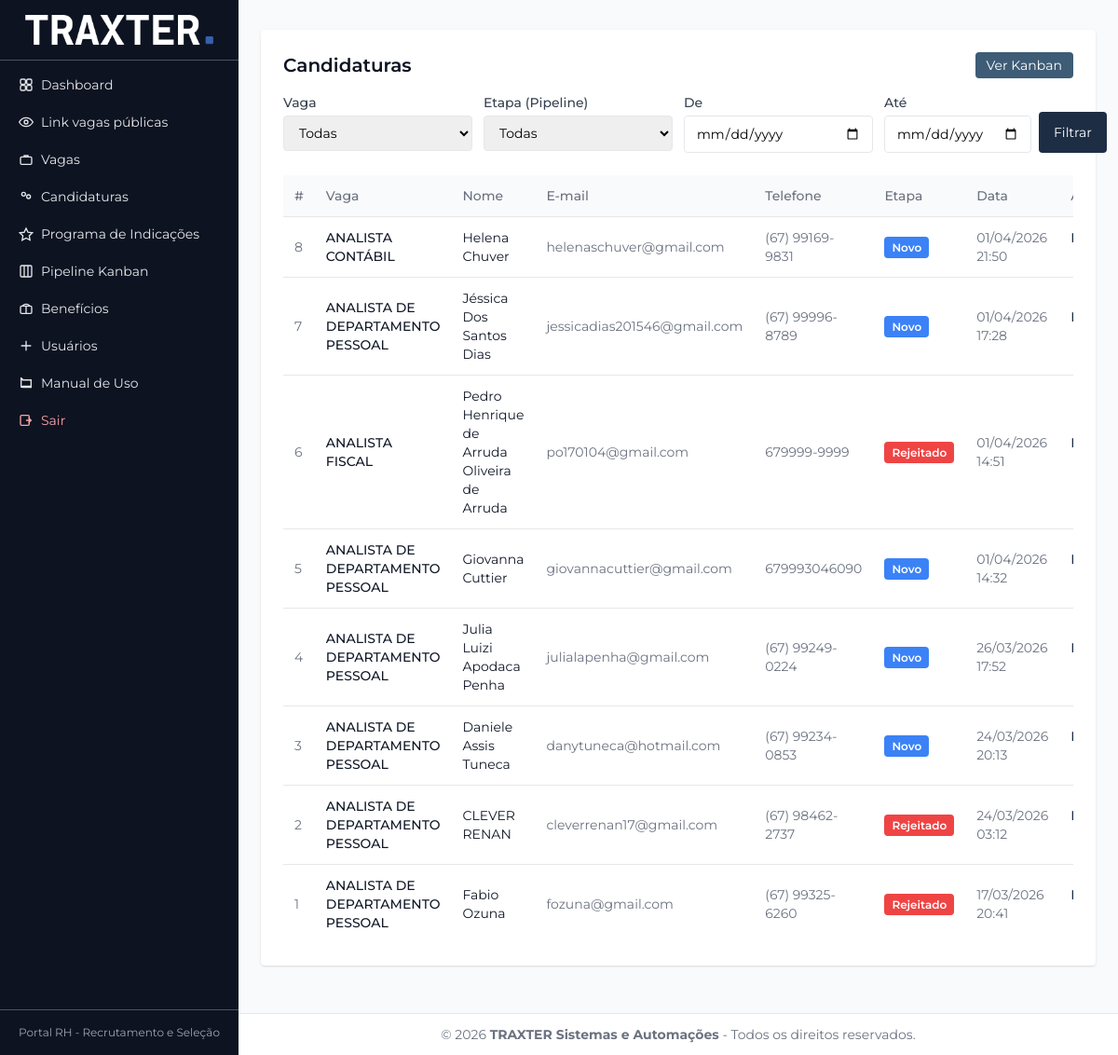
Screenshot of /admin/candidaturas (signed in) with the database file from the repository.
### tables this page shows
CREATE TABLE `candidaturas` (
  `id` int(11) NOT NULL,
  `vaga_id` int(11) NOT NULL,
  `nome` varchar(120) NOT NULL,
  `email` varchar(120) NOT NULL,
  `telefone` varchar(40) NOT NULL,
  `cpf` varchar(11) NOT NULL,
  `cargo_pretendido` varchar(120) NOT NULL,
  `experiencia` text NOT NULL,
  `pdf_path` varchar(255) NOT NULL,
  `status` varchar(30) NOT NULL DEFAULT 'novo',
  `created_at` timestamp NULL DEFAULT CURRENT_TIMESTAMP,
  `stage_id` int(11) DEFAULT NULL,
  `observacoes` text,
  `indicacao_colaborador` tinyint(1) NOT NULL DEFAULT '0',
  `indicacao_colaborador_nome` varchar(120) DEFAULT NULL,
  `indicacao_data_contratacao` datetime DEFAULT NULL,
  `indicacao_data_fim_experiencia` date DEFAULT NULL,
  `indicacao_pagamento_realizado` tinyint(1) NOT NULL DEFAULT '0',
  `indicacao_data_pagamento` date DEFAULT NULL,
  `indicacao_pagamento_registrado_em` datetime DEFAULT NULL,
  `indicacao_valor_comissao` decimal(10,2) DEFAULT NULL,
  `indicacao_metodo_pagamento` varchar(50) DEFAULT NULL,
  `indicacao_pagamento_status` varchar(20) NOT NULL DEFAULT 'pendente'
);

CREATE TABLE `vagas` (
  `id` int(11) NOT NULL,
  `titulo` varchar(150) NOT NULL,
  `descricao` text NOT NULL,
  `requisitos` text NOT NULL,
  `area` varchar(100) DEFAULT NULL,
  `local` varchar(100) DEFAULT NULL,
  `ativo` tinyint(1) NOT NULL DEFAULT '1',
  `created_at` timestamp NULL DEFAULT CURRENT_TIMESTAMP
);

CREATE TABLE `pipeline_stages` (
  `id` int(11) NOT NULL,
  `nome` varchar(50) NOT NULL,
  `ordem` int(11) NOT NULL DEFAULT '0',
  `cor` varchar(7) DEFAULT '#cccccc',
  `created_at` timestamp NULL DEFAULT CURRENT_TIMESTAMP
);

### app/controllers/AdminCandidaturasController.php (called while the page is built, shortened)
<?php
class AdminCandidaturasController extends Controller
{
    public function index(): void
    {
        $filters = [
            'vaga_id' => isset($_GET['vaga_id']) ? (int)$_GET['vaga_id'] : null,
            'stage_id' => isset($_GET['stage_id']) ? (int)$_GET['stage_id'] : null,
            'data_de' => Security::sanitizeString($_GET['data_de'] ?? ''),
            'data_ate' => Security::sanitizeString($_GET['data_ate'] ?? ''),
        ];
        $candidaturas = Candidatura::all(array_filter($filters, fn($v) => $v !== null && $v !== ''));
        $vagas = Vaga::all();
        $stages = PipelineStage::all();
        $this->view->render('admin/candidaturas/index', [
            'candidaturas' => $candidaturas,
            'vagas' => $vagas,
            'stages' => $stages,
            'filters' => $filters,
            'csrf' => Security::csrfToken(),
        ], 'layouts/admin');
    }
}

### index.php (called while the page is built, shortened)
<?php
try {
    $cfg = Config::get();
    $baseUrl = (string)($cfg['app']['base_url'] ?? '');
    $basePath = (string)parse_url($baseUrl, PHP_URL_PATH);
    $basePath = rtrim($basePath, '/');
    $router = new Router($basePath);
    $router->get('/vagas', [HomeController::class, 'index']);
    $router->get('/vaga/{id}', [HomeController::class, 'vaga']);
    $router->post('/candidatar/{id}', [HomeController::class, 'candidatar']);
    $router->post('/api/check-cpf', [ApiController::class, 'checkCpf']);
    $router->post('/api/pipeline/move', [AdminPipelineController::class, 'move']);
    $router->post('/api/admin/usuarios/{id}/password', [AdminUsuariosController::class, 'adminChangePasswordApi']);
    $router->get('/login', [AuthController::class, 'login']);
    $router->post('/login', [AuthController::class, 'doLogin']);
    $router->get('/logout', [AuthController::class, 'logout']);
    $router->get('/forgot-password', [PasswordRecoveryController::class, 'requestForm']);
    $router->post('/forgot-password', [PasswordRecoveryController::class, 'sendToken']);
    $router->get('/reset-password/{token}', [PasswordRecoveryController::class, 'resetForm']);
    $router->post('/reset-password/{token}', [PasswordRecoveryController::class, 'performReset']);
    $router->get('/admin/login', [AuthController::class, 'login']);
    $router->post('/admin/login', [AuthController::class, 'doLogin']);
    $router->get('/admin/logout', [AuthController::class, 'logout']);
    $router->get('/admin/forgot-password', [PasswordRecoveryController::class, 'requestForm']);
    $router->post('/admin/forgot-password', [PasswordRecoveryController::class, 'sendToken']);
    $router->get('/admin/reset-password/{token}', [PasswordRecoveryController::class, 'resetForm']);
    $router->post('/admin/reset-password/{token}', [PasswordRecoveryController::class, 'performReset']);
    $router->get('/admin', [AdminController::class, 'index']);
    $router->get('/admin/manual', [AdminManualController::class, 'index']);
    $router->get('/admin/pipeline', [AdminPipelineController::class, 'index']);
    $router->get('/admin/vagas', [AdminVagasController::class, 'index']);
    $router->get('/admin/vagas/novo', [AdminVagasController::class, 'create']);
    $router->post('/admin/vagas/novo', [AdminVagasController::class, 'store']);
    $router->get('/admin/vagas/editar/{id}', [AdminVagasController::class, 'edit']);
    $router->post('/admin/vagas/editar/{id}', [AdminVagasController::class, 'update']);
    $router->post('/admin/vagas/excluir/{id}', [AdminVagasController::class, 'delete']);
    $router->get('/admin/candidaturas', [AdminCandidaturasController::class, 'index']);
    $router->get('/admin/candidaturas/{id}', [AdminCandidaturasController::class, 'show']);
    $router->get('/admin/candidaturas/{id}/download', [AdminCandidaturasController::class, 'download']);
    $router->post('/admin/candidaturas/{id}/atualizar', [AdminCandidaturasController::class, 'update']);
    $router->post('/admin/candidaturas/{id}/indicacao', [AdminCandidaturasController::class, 'updateIndicacao']);
    $router->get('/admin/indicacoes', [AdminIndicacoesController::class, 'index']);
    $router->get('/admin/indicacoes/export', [AdminIndicacoesController::class, 'export']);
    $router->post('/admin/indicacoes/{id}/pagar', [AdminIndicacoesController::class, 'markPago']);
    $router->post('/admin/indicacoes/{id}/pagar/editar-data', [AdminIndicacoesController::class, 'updatePaymentDate']);
    $router->get('/api/indicacoes/{id}/status', [AdminIndicacoesController::class, 'statusApi']);
    $router->get('/api/financeiro/contas-receber/indicacoes', [AdminIndicacoesController::class, 'contasReceberApi']);
    $router->get('/api/financeiro/conciliacao/indicacoes', [AdminIndicacoesController::class, 'conciliacaoApi']);
    $router->get('/api/financeiro/relatorios/indicacoes', [AdminIndicacoesController::class, 'relatoriosFinanceirosApi']);
    $router->get('/admin/beneficios', [AdminBeneficiosController::class, 'index']);
    $router->get('/admin/beneficios/novo', [AdminBeneficiosController::class, 'create']);
    $router->post('/admin/beneficios/novo', [AdminBeneficiosController::class, 'store']);
    $router->get('/admin/beneficios/editar/{id}', [AdminBeneficiosController::class, 'edit']);
    $router->post('/admin/beneficios/editar/{id}', [AdminBeneficiosController::class, 'update']);
    $router->post('/admin/beneficios/excluir/{id}', [AdminBeneficiosController::class, 'delete']);
    $router->get('/admin/usuarios', [AdminUsuariosController::class, 'index']);
    $router->get('/admin/usuarios/novo', [AdminUsuariosController::class, 'create']);
    $router->get('/admin/usuarios/{id}', [AdminUsuariosController::class, 'show']);
    $router->post('/admin/usuarios/novo', [AdminUsuariosController::class, 'store']);
    $router->post('/admin/usuarios/supervisor/garantir', [AdminSupervisorController::class, 'ensure']);
    $router->post('/admin/usuarios/{id}/role', [AdminUsuariosController::class, 'updateRole']);
    $router->post('/admin/usuarios/{id}/status', [AdminUsuariosController::class, 'updateStatus']);
    $router->post('/admin/usuarios/{id}/excluir', [AdminUsuariosController::class, 'delete']);
    $router->dispatch();
} catch (\Throwable $e) {
    error_log($e->getMessage());
    http_response_code(500);
    echo "Erro interno do sistema.";
}

### app/core/Security.php (called while the page is built, shortened)
<?php
class Security
{
    public static function e(string $value): string
    {
        return htmlspecialchars($value, ENT_QUOTES | ENT_SUBSTITUTE, 'UTF-8');
    }
}

### app/models/Candidatura.php (called while the page is built, shortened)
<?php
class Candidatura
{
    public static function all(array $filters = []): array
    {
        self::ensureIndicacaoColumns();
        $sql = 'SELECT c.*, v.titulo AS vaga_titulo, s.nome as stage_nome, s.cor as stage_cor
                FROM candidaturas c
                LEFT JOIN vagas v ON v.id = c.vaga_id
                LEFT JOIN pipeline_stages s ON s.id = c.stage_id
                WHERE 1=1';
        $params = [];
        $sql .= ' ORDER BY c.created_at DESC';
        $stmt = Database::conn()->prepare($sql);
        $stmt->execute($params);
        return $stmt->fetchAll(PDO::FETCH_ASSOC);
    }
    private static function ensureIndicacaoColumns(): void
    {
        try {
            $db = Database::conn();
            $columns = [
                'indicacao_colaborador' => 'ALTER TABLE candidaturas ADD COLUMN indicacao_colaborador TINYINT(1) NOT NULL DEFAULT 0',
                'indicacao_colaborador_nome' => 'ALTER TABLE candidaturas ADD COLUMN indicacao_colaborador_nome VARCHAR(120) NULL',
                'indicacao_data_contratacao' => 'ALTER TABLE candidaturas ADD COLUMN indicacao_data_contratacao DATETIME NULL',
                'indicacao_data_fim_experiencia' => 'ALTER TABLE candidaturas ADD COLUMN indicacao_data_fim_experiencia DATE NULL',
                'indicacao_pagamento_realizado' => 'ALTER TABLE candidaturas ADD COLUMN indicacao_pagamento_realizado TINYINT(1) NOT NULL DEFAULT 0',
                'indicacao_data_pagamento' => 'ALTER TABLE candidaturas ADD COLUMN indicacao_data_pagamento DATE NULL',
                'indicacao_pagamento_registrado_em' => 'ALTER TABLE candidaturas ADD COLUMN indicacao_pagamento_registrado_em DATETIME NULL',
                'indicacao_valor_comissao' => 'ALTER TABLE candidaturas ADD COLUMN indicacao_valor_comissao DECIMAL(10,2) NULL',
                'indicacao_metodo_pagamento' => 'ALTER TABLE candidaturas ADD COLUMN indicacao_metodo_pagamento VARCHAR(50) NULL',
                'indicacao_pagamento_status' => 'ALTER TABLE candidaturas ADD COLUMN indicacao_pagamento_status VARCHAR(20) NOT NULL DEFAULT \'pendente\''
            ];
            foreach ($columns as $column => $ddl) {
                $check = $db->prepare('SELECT COUNT(*) AS cnt FROM INFORMATION_SCHEMA.COLUMNS WHERE TABLE_SCHEMA = DATABASE() AND TABLE_NAME = ? AND COLUMN_NAME = ?');
                $check->execute(['candidaturas', $column]);
                $exists = (int)($check->fetch(PDO::FETCH_ASSOC)['cnt'] ?? 0) > 0;
            }
        } catch (\Throwable $e) {
        }
    }
}

### app/core/Database.php (called while the page is built)
<?php
class Database
{
    private static ?PDO $pdo = null;
    public static function conn(): \PDO
    {
        if (self::$pdo === null) {
            $config = Config::app()['database'];
            try {
                self::$pdo = new \PDO($config['dsn'], $config['user'], $config['pass'], $config['options']);
            } catch (\PDOException $e) {
                if (Config::app()['env'] === 'dev') {
                    error_log('Database connection failed: ' . $e->getMessage());
                    throw new \RuntimeException('MySQL não está rodando. Inicie o MySQL no XAMPP Control Panel.');
                }
                throw new \RuntimeException('Erro ao conectar ao banco de dados: ' . $e->getMessage());
            }
        }
        return self::$pdo;
    }
}

### app/core/Phone.php (called while the page is built, shortened)
<?php
class Phone
{
    public static function digits(?string $input): string
    {
        $raw = trim((string)$input);
        $digits = preg_replace('/\D+/', '', $raw) ?? '';
        return $digits;
    }
    public static function normalize(?string $input): ?string
    {
        $digits = self::digits($input);
        if (!preg_match('/^\d{11}$/', $digits)) {
            return null;
        }
        return $digits;
    }
    public static function format(?string $input): string
    {
        $digits = self::normalize($input);
        if ($digits === null) {
            return trim((string)$input);
        }
        $ddd = substr($digits, 0, 2);
        $p1 = substr($digits, 2, 5);
        $p2 = substr($digits, 7, 4);
        return '(' . $ddd . ') ' . $p1 . '-' . $p2;
    }
}

### app/views/admin/candidaturas/index.php (the view, shortened to what this page needs)
<div class="bg-white shadow rounded p-6">
  <div class="flex justify-between items-center">
      <h2 class="text-xl font-semibold text-ctpblue">Candidaturas</h2>
      <a href="<?= $base ?>/admin/pipeline" class="text-sm bg-ctlight text-white px-3 py-1 rounded hover:bg-ctgreen">Ver Kanban</a>
  </div>
  <form class="mt-4 grid md:grid-cols-4 gap-3" method="get">
    <div>
      <label class="block text-sm font-medium text-gray-700">Vaga</label>
      <select name="vaga_id" class="mt-1 w-full border rounded px-3 py-2 text-sm">
        <option value="">Todas</option>
      </select>
    </div>
    <div>
      <label class="block text-sm font-medium text-gray-700">Etapa (Pipeline)</label>
      <select name="stage_id" class="mt-1 w-full border rounded px-3 py-2 text-sm">
        <option value="">Todas</option>
      </select>
    </div>
    <div>
      <label class="block text-sm font-medium text-gray-700">De</label>
      <input type="date" name="data_de" value="<?= Security::e($filters['data_de'] ?? '') ?>" class="mt-1 w-full border rounded px-3 py-2 text-sm" />
    </div>
    <div>
      <label class="block text-sm font-medium text-gray-700">Até</label>
      <div class="flex space-x-2">
          <input type="date" name="data_ate" value="<?= Security::e($filters['data_ate'] ?? '') ?>" class="mt-1 w-full border rounded px-3 py-2 text-sm flex-1" />
          <button class="bg-ctgreen text-white px-4 py-2 rounded hover:bg-ctdark text-sm">Filtrar</button>
      </div>
    </div>
  </form>
  <div class="mt-6 overflow-x-auto">
    <table class="min-w-full text-sm">
      <thead class="bg-gray-50">
        <tr class="border-b">
          <th class="text-left p-3 font-medium text-gray-500">#</th>
          <th class="text-left p-3 font-medium text-gray-500">Vaga</th>
          <th class="text-left p-3 font-medium text-gray-500">Nome</th>
          <th class="text-left p-3 font-medium text-gray-500">E-mail</th>
          <th class="text-left p-3 font-medium text-gray-500">Telefone</th>
          <th class="text-left p-3 font-medium text-gray-500">Etapa</th>
          <th class="text-left p-3 font-medium text-gray-500">Data</th>
          <th class="text-left p-3 font-medium text-gray-500">Ações</th>
        </tr>
      </thead>
      <tbody class="divide-y divide-gray-200">
        <?php foreach ($candidaturas as $c): ?>
          <tr class="hover:bg-gray-50">
            <td class="p-3 text-gray-500"><?= (int)$c['id'] ?></td>
            <td class="p-3 font-medium text-gray-900"><?= Security::e($c['vaga_titulo'] ?? '-') ?></td>
            <td class="p-3 text-gray-900"><?= Security::e($c['nome']) ?></td>
            <td class="p-3 text-gray-500"><?= Security::e($c['email']) ?></td>
            <td class="p-3 text-gray-500"><?= Security::e(Phone::format($c['telefone'] ?? '')) ?></td>
            <td class="p-3">
                <?php
                $stageName = $c['stage_nome'] ?? 'Novo';
                $stageColor = $c['stage_cor'] ?? '#cccccc';
                ?>
                <span class="px-2 py-1 rounded text-xs font-semibold text-white" style="background-color: <?= $stageColor ?>;">
                    <?= Security::e($stageName) ?>
                </span>
            </td>
            <td class="p-3 text-gray-500"><?= date('d/m/Y H:i', strtotime($c['created_at'])) ?></td>
            <td class="p-3 space-x-2">
              <a href="<?= $base ?>/admin/candidaturas/<?= (int)$c['id'] ?>" class="text-ctgreen hover:text-ctdark font-medium">Detalhes</a>
            </td>
          </tr>
        <?php endforeach; ?>
      </tbody>
    </table>
  </div>
</div>

### app/views/layouts/admin.php (style rules this page uses)
body { font-family: 'Montserrat', system-ui, -apple-system, sans-serif; }

### rows the page displays
candidaturas: id "8", vaga.titulo "ANALISTA CONTÁBIL", nome "Helena Chuver", email "helenaschuver@gmail.com", telefone "(67) 99169-9831", stage.nome "Novo", created_at "01/04/2026 21:50"
candidaturas: id "7", vaga.titulo "ANALISTA DE DEPARTAMENTO PESSOAL", nome "Jéssica Dos Santos Dias", email "jessicadias201546@gmail.com", telefone "(67) 99996-8789", stage.nome "Novo", created_at "01/04/2026 17:28"
candidaturas: id "6", vaga.titulo "ANALISTA FISCAL", nome "Pedro Henrique de Arruda Oliveira de Arruda", email "po170104@gmail.com", telefone "679999-9999", stage.nome "Rejeitado", created_at "01/04/2026 14:51"
candidaturas: id "5", vaga.titulo "ANALISTA DE DEPARTAMENTO PESSOAL", nome "Giovanna Cuttier", email "giovannacuttier@gmail.com", telefone "679993046090", stage.nome "Novo", created_at "01/04/2026 14:32"
candidaturas: id "4", vaga.titulo "ANALISTA DE DEPARTAMENTO PESSOAL", nome "Julia Luizi Apodaca Penha", email "julialapenha@gmail.com", telefone "(67) 99249-0224", stage.nome "Novo", created_at "26/03/2026 17:52"
candidaturas: id "3", vaga.titulo "ANALISTA DE DEPARTAMENTO PESSOAL", nome "Daniele Assis Tuneca", email "danytuneca@hotmail.com", telefone "(67) 99234-0853", stage.nome "Novo", created_at "24/03/2026 20:13"
candidaturas: id "2", vaga.titulo "ANALISTA DE DEPARTAMENTO PESSOAL", nome "CLEVER RENAN", email "cleverrenan17@gmail.com", telefone "(67) 98462-2737", stage.nome "Rejeitado", created_at "24/03/2026 03:12"
candidaturas: id "1", vaga.titulo "ANALISTA DE DEPARTAMENTO PESSOAL", nome "Fabio Ozuna", email "fozuna@gmail.com", telefone "(67) 99325-6260", stage.nome "Rejeitado", created_at "17/03/2026 20:41"
